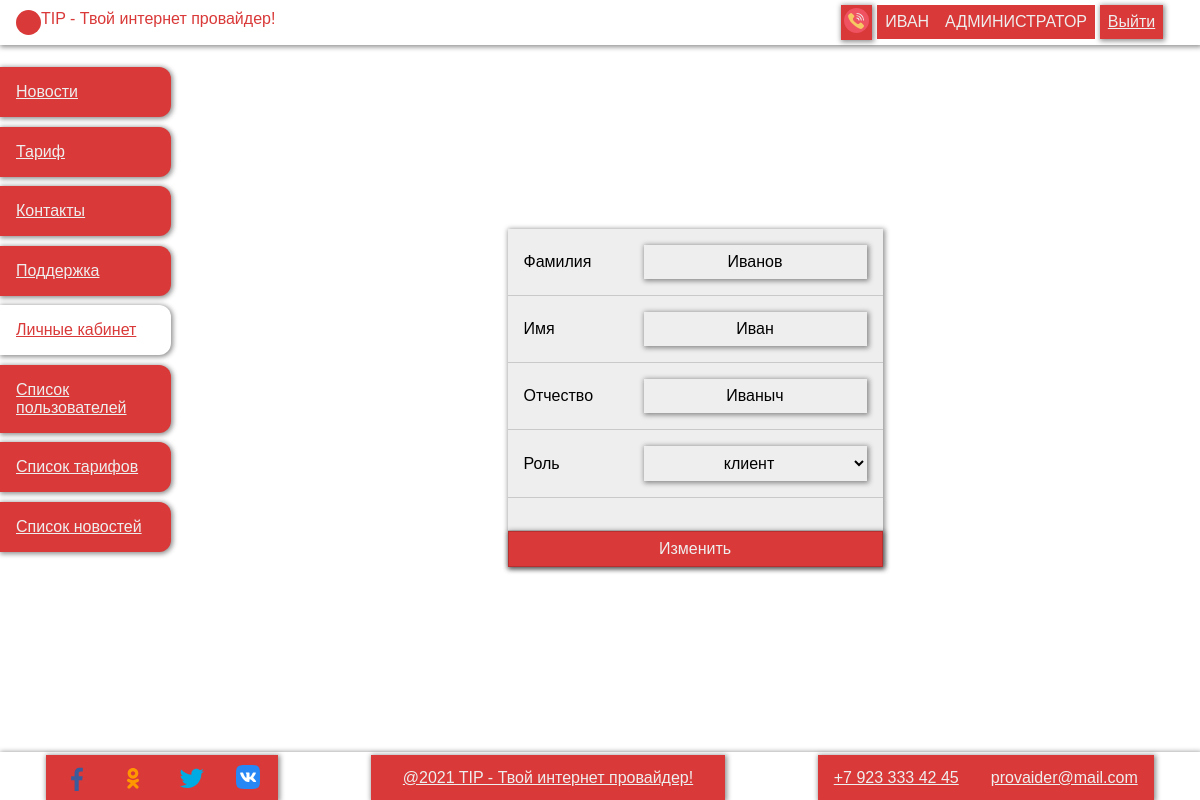
Screenshot of /Task_IP/user/edit?user_id=23 (signed in) with the database file from the repository.
### tables this page shows
CREATE TABLE `user` (
  `id` int(11) NOT NULL,
  `login` varchar(255) NOT NULL,
  `password` varchar(255) NOT NULL,
  `surname` varchar(255) NOT NULL,
  `name` varchar(255) NOT NULL,
  `patronymic` varchar(255) NOT NULL,
  `phone` varchar(255) NOT NULL,
  `email` varchar(255) NOT NULL,
  `role_id` int(11) NOT NULL
);

CREATE TABLE `role` (
  `id` int(11) NOT NULL,
  `title` varchar(255) NOT NULL
);

### controllers/user.php (called while the page is built, shortened)
<?
include_once "./repositories/usersR.php";
class user {
    public function edit() {
        $this->user = usersR::GetById($_GET['user_id']);
        $this->roles = usersR::GetRoleAll();
        view();
    }
}

### index.php (called while the page is built, shortened)
<?
include_once "./utilits/view.php";
include_once "./utilits/router.php";

### repositories/usersR.php (called while the page is built, shortened)
<?
class usersR {
    static public function GetRoleById($roleId) {
        global $db;
        $query = "select * from role where id = '$roleId'";
        $result = $db->query($query);
        return $result->fetch_object();
    }
    static public function GetRoleAll() {
        global $db;
        $query = "select * from role";
        $result = $db->query($query);
        return $result;
    }
    static public function GetById($id) {
        global $db;
        $query = "select * from user where `id` = '$id'";
        $result = $db->query($query);
        return $result->fetch_object();
    }
}

### views/user/edit.php (the view, shortened to what this page needs)
<div class="content">
    <div class="layout--form">
        <form class="b-s form--m" action="./editPOST" method="post">
            <div class="r">
                <div class="c">
                    <div class="f__b">
                        <label for="surname">Фамилия</label>
                        <input required value="<? print $_this->user->surname ?>" name="surname" id="surname">
                    </div>
                    <div class="f__b">
                        <label for="name">Имя</label>
                        <input required value="<? print $_this->user->name ?>" name="name" id="name">
                    </div>
                    <div class="f__b">
                        <label for="middlename">Отчество</label>
                        <input required value="<? print $_this->user->patronymic ?>" name="middlename" id="middlename">
                    </div>
                    <div class="f__b">
                        <label for="role">Роль</label>
                        <select id='role' name='role' required>
                            <? while ($r = $_this->roles->fetch_object()) {
                               print "<option value='$r->id'".($_this->user->role_id == $r->id ? "selected" : "").">$r->title</option>";
                            } ?>
                        </select>
                    </div>
                    <div class="f__b f__access" >
                    </div>
                </div>
            </div>
            <input type="submit" value="Изменить">
        </form>
    </div>
</div>

### views/shared/partials/header.php (shortened to what this page needs)
<?
    if (isset($_SESSION['user_id'], $_SESSION['role_id'])) {
        $role = usersR::GetRoleById($_SESSION['role_id'])->title;
        $user = usersR::GetById($_SESSION['user_id']);
    } else {
        $role = "гость";
    }
?>
<header class="header r--j b-s">
    <a href="<?print $staticPath?>/" class="logotip r">
        <div class="l-img"></div>
        <div class="l-title">TIP - Твой интернет провайдер!</div>
    </a>
    <div class="auth boxs">
        <a id='phone-a' class='a--img'><img title='Заказать звонок' src="<?print $staticPath;?>/public/src/svg/phone-call.svg"></a>
        <?if ($role == "гость") {?>
            <a href="<?print $staticPath?>/auth/">Войти</a>
            <a href="<?print $staticPath?>/auth/registration">Регистрация</a>
        <?} else {?>
            <div class="user-box">
                <span><?print $user->name?></span>
                <br>
                <span><?print $role?></span>
            </div>
            <a href="<?print $staticPath?>/auth/logout">Выйти</a>
        <?}?>
    </div>
</header>

### public/css/style.css (style rules this page uses)
.auth .user-box, .boxs--footer, .boxs { align-items: center; min-width: 200px; justify-content: space-between; }
.boxs a, .boxs button, .boxs span { box-shadow: var(--shadow-box); background: var(--color-red); color: var(--color-while-up); padding: 0.5rem; margin: 0.3rem; flex: 1; text-align: center; }
.a--img { padding: 3px !important; }
form { background: var(--color-while-up); display: flex; flex-direction: column; }
form .f__b, form .f__title, form .f__error, form .f__access { display: flex; padding: 1rem; border-bottom: 1px solid #00000028; align-items: center; }
form .f__b label, form .f__title label, form .f__error label, form .f__access label { min-width: 120px; }
form .f__title, form .f__error, form .f__access { text-align: center; }
form .f__access { color: green; }
form input { text-align: center; box-shadow: var(--shadow-box); outline: none; border: 0; background: transparent; padding: 0.5rem; }
form select { text-align: center; box-shadow: var(--shadow-box); outline: none; border: 0; background: transparent; padding: 0.5rem; width: 100%; }
form input[type=submit], form input[type=button] { background: var(--color-red); color: var(--color-while-up); padding: 0.5rem; border: 1px solid #00000028; outline: 0; cursor: pointer; }
.form--m { max-width: 780px; }
.layout--grid { display: grid; grid-template-columns: minmax(190px, 1fr) 6fr; grid-template-rows: min-content 1fr max-content; grid-template-areas: "h h" "n m" "f f"; }
body { height: 100vh; }
.header { grid-area: h; padding-right: 2rem; }
.header a.logotip { color: var(--color-red); text-decoration: none; margin: auto 1rem; }
.content { margin: 0.33rem 0; flex: 1; }
.layout--form { display: flex; flex-direction: column; justify-content: center; align-items: center; height: 100%; }
.c, .boxs--nav, .card .c__btn, .r--j, .r, .auth .user-box, .boxs, .boxs--footer { display: flex; }
.r--j, .r { flex-direction: row; }
.c, .boxs--nav, .card .c__btn { flex-direction: column; }
.r--j { justify-content: space-between; }
.b-s { box-shadow: var(--shadow-box); }
.auth .user-box span { margin: 0; box-shadow: none; text-transform: uppercase; }
:root { --color-red: #d93938; --color-while-up: #efeeee; --color-while: #fff; --color-black: #000; --shadow-box: 1px 1px 5px 1px #00000070; }
* { font-family: Verdana, Geneva, Tahoma, sans-serif; margin: 0; padding: 0; box-sizing: border-box; font-size: 16px; }
.l-img { background: var(--color-red); width: 25px; height: 25px; border-radius: 100%; }
#phone-a { cursor: pointer; }

### rows the page displays
user: name "ИВАН"
role: title "АДМИНИСТРАТОР"
user: surname "Иванов", name "Иван", middlename "Иваныч", role "клиент"
